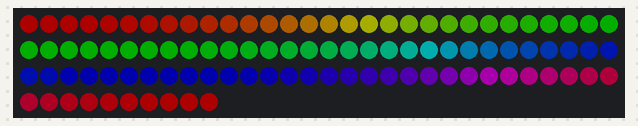
The sketch below on a simulated Arduino Uno, built with avr-gcc and run on an emulated ATmega328P. Parts: 100 RGB LEDs in strip order, left to right, continuing on the next row. Dim RGB values are drawn brighter than linear.

Above: at 0.19 s.
At 4.07 s:
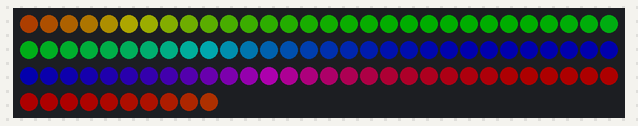
At 10.1 s:
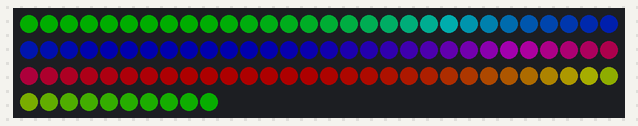
At 20.0 s:
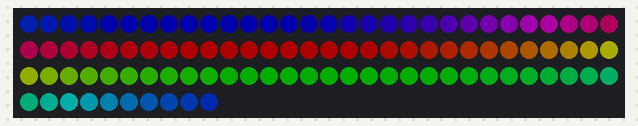
At 29.91 s:
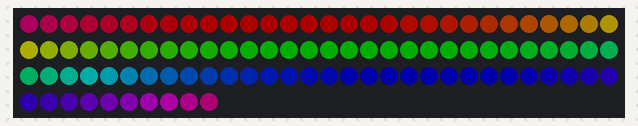
At 39.81 s:
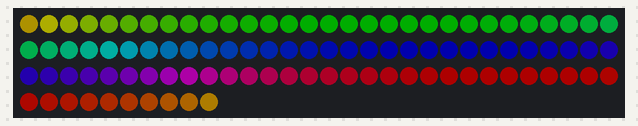

The sketch:

Rainbow.ino
```cpp
// A basic everyday NeoPixel strip test program.

// NEOPIXEL BEST PRACTICES for most reliable operation:
// - Add 1000 uF CAPACITOR between NeoPixel strip's + and - connections.
// - MINIMIZE WIRING LENGTH between microcontroller board and first pixel.
// - NeoPixel strip's DATA-IN should pass through a 300-500 OHM RESISTOR.
// - AVOID connecting NeoPixels on a LIVE CIRCUIT. If you must, ALWAYS
//   connect GROUND (-) first, then +, then data.
// - When using a 3.3V microcontroller with a 5V-powered NeoPixel strip,
//   a LOGIC-LEVEL CONVERTER on the data line is STRONGLY RECOMMENDED.
// (Skipping these may work OK on your workbench but can fail in the field)

#include <Adafruit_NeoPixel.h>
#include <avr/power.h> // Required for 16 MHz Adafruit Trinket

// Which pin on the Arduino is connected to the NeoPixels?
// On a Trinket or Gemma we suggest changing this to 1:
#define LED_PIN    0

// How many NeoPixels are attached to the Arduino?
#define LED_COUNT 100

// Declare our NeoPixel strip object:
Adafruit_NeoPixel strip(LED_COUNT, LED_PIN, NEO_GRB + NEO_KHZ800);


// setup() function -- runs once at startup --------------------------------
void setup() {
  clock_prescale_set(clock_div_1);

  strip.begin();           // INITIALIZE NeoPixel strip object (REQUIRED)
  strip.show();            // Turn OFF all pixels ASAP
  strip.setBrightness(50); // Set BRIGHTNESS to about 1/5 (max = 255)
}


// loop() function -- runs repeatedly as long as board is on ---------------

void loop() {
  rainbow(5);             // Flowing rainbow cycle along the whole strip
}

// Rainbow cycle along whole strip. Pass delay time (in ms) between frames.
void rainbow(int wait) {
  // Hue of first pixel runs 5 complete loops through the color wheel.
  // Color wheel has a range of 65536 but it's OK if we roll over, so
  // just count from 0 to 5*65536. Adding 256 to firstPixelHue each time
  // means we'll make 5*65536/256 = 1280 passes through this outer loop:
  for(long firstPixelHue = 0; firstPixelHue < 5*65536; firstPixelHue += 256) {
    for(int i=0; i<strip.numPixels(); i++) { // For each pixel in strip...
      // Offset pixel hue by an amount to make one full revolution of the
      // color wheel (range of 65536) along the length of the strip
      // (strip.numPixels() steps):
      int pixelHue = firstPixelHue + (i * 65536L / strip.numPixels());
      // strip.ColorHSV() can take 1 or 3 arguments: a hue (0 to 65535) or
      // optionally add saturation and value (brightness) (each 0 to 255).
      // Here we're using just the single-argument hue variant. The result
      // is passed through strip.gamma32() to provide 'truer' colors
      // before assigning to each pixel:
      strip.setPixelColor(i, strip.gamma32(strip.ColorHSV(pixelHue)));
    }
    strip.show(); // Update strip with new contents
    delay(wait);  // Pause for a moment
  }
}
```
